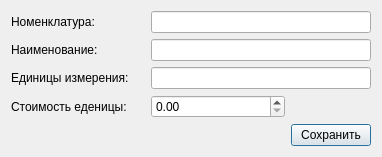
<?xml version="1.0" encoding="UTF-8"?>
<ui version="4.0">
 <class>AddOrSetProduct_Dialog</class>
 <widget class="QDialog" name="AddOrSetProduct_Dialog">
  <property name="geometry">
   <rect>
    <x>0</x>
    <y>0</y>
    <width>382</width>
    <height>152</height>
   </rect>
  </property>
  <property name="sizePolicy">
   <sizepolicy hsizetype="Ignored" vsizetype="Fixed">
    <horstretch>0</horstretch>
    <verstretch>0</verstretch>
   </sizepolicy>
  </property>
  <property name="windowTitle">
   <string>Dialog</string>
  </property>
  <property name="sizeGripEnabled">
   <bool>false</bool>
  </property>
  <property name="modal">
   <bool>false</bool>
  </property>
  <layout class="QGridLayout" name="gridLayout">
   <item row="3" column="0">
    <widget class="QLabel" name="label_4">
     <property name="text">
      <string>Стоимость еденицы:</string>
     </property>
    </widget>
   </item>
   <item row="4" column="2">
    <widget class="QPushButton" name="pushButton_Save">
     <property name="text">
      <string>Сохранить</string>
     </property>
    </widget>
   </item>
   <item row="0" column="0">
    <widget class="QLabel" name="label">
     <property name="text">
      <string>Номенклатура:</string>
     </property>
    </widget>
   </item>
   <item row="4" column="1">
    <spacer name="horizontalSpacer_2">
     <property name="orientation">
      <enum>Qt::Horizontal</enum>
     </property>
     <property name="sizeHint" stdset="0">
      <size>
       <width>40</width>
       <height>20</height>
      </size>
     </property>
    </spacer>
   </item>
   <item row="1" column="0">
    <widget class="QLabel" name="label_2">
     <property name="text">
      <string>Наименование:</string>
     </property>
    </widget>
   </item>
   <item row="0" column="1" colspan="2">
    <widget class="QLineEdit" name="lineEdit_Nomenclature"/>
   </item>
   <item row="2" column="0">
    <widget class="QLabel" name="label_3">
     <property name="text">
      <string>Единицы измерения:</string>
     </property>
    </widget>
   </item>
   <item row="1" column="1" colspan="2">
    <widget class="QLineEdit" name="lineEdit_Name"/>
   </item>
   <item row="4" column="0">
    <spacer name="horizontalSpacer">
     <property name="orientation">
      <enum>Qt::Horizontal</enum>
     </property>
     <property name="sizeHint" stdset="0">
      <size>
       <width>40</width>
       <height>20</height>
      </size>
     </property>
    </spacer>
   </item>
   <item row="3" column="1">
    <widget class="QDoubleSpinBox" name="doubleSpinBox_Price">
     <property name="maximum">
      <double>999999.989999999990687</double>
     </property>
    </widget>
   </item>
   <item row="2" column="1" colspan="2">
    <widget class="QLineEdit" name="lineEdit_Measuring">
     <property name="maxLength">
      <number>10</number>
     </property>
    </widget>
   </item>
  </layout>
 </widget>
 <resources/>
 <connections/>
</ui>
